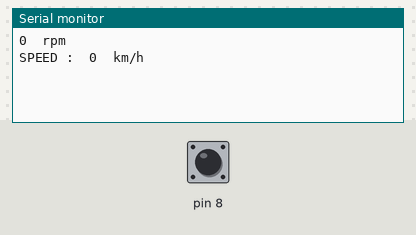
A sketch run on a simulated Arduino Uno, built with avr-gcc and run on an emulated ATmega328P. On the bench: the last lines printed to the serial monitor. The test bench sets the inputs (shaded band); at power-on: pin 8 HIGH.

Above: at 1.2 s.
1.3 s: pin 8 pulsed LOW 2 times (0.12 s each, 0.3 s apart)
At 2.9 s:
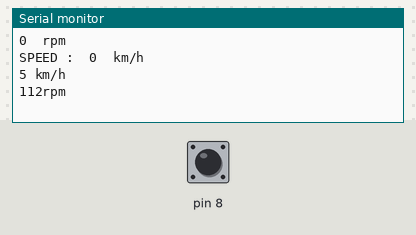
3.4 s: pin 8 driven LOW
At 4.3 s:
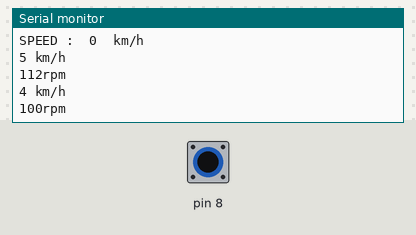

Measured:
- after the input at 1.3 s, the serial monitor: prints a new line after 0.30 s (image 1)
- after the input at 3.4 s, the serial monitor: prints a new line at once (image 2)

The sketch:

hiz_kodu.ino
```cpp
const float circumference = 75.36; // Write Wheel Circumference *cm -2*pi*r-
uint8_t hall_Thresh = 3; // "10 value +25rpm" set number of hall trips for RPM reading (higher improves accuracy) ----------> 5şer 5şer artıyoruz
uint8_t hall_Count; // Counter for each spin

// Calculation Speed
void calc_Speed(float passed_Time)
{

  // Calculation Wheel Speed
  float m_Speed = (circumference / 100000) * hall_Count / (passed_Time / 3600);
  Serial.print((int)m_Speed);
  Serial.println(" km/h");
}

// Calculation RPM
void calc_Rpm(float passed_Time)
{
  // Calculation RPM
  float rpm_Val =(hall_Count/passed_Time) * 60;
  Serial.print((int)rpm_Val);
  Serial.println("rpm");
}

void clear_LCD_RpmSpeed(float start_Time)
{
    // set 0 values on lcd screen
    float e_Time = millis();
    if((e_Time - start_Time) / 1000 > 12)
    {
    Serial.println("0  rpm");
    Serial.println("0  km/h");
    }
}

void setup() {
pinMode(8, INPUT);

Serial.begin(9600);
Serial.println("0  rpm");

Serial.print("SPEED : ");
Serial.println(" 0  km/h");

}

void loop() {
  // Initialize values
  hall_Count = 1;
  float start = millis();
  bool on_state = false;

  // Calculation Spin Time
  while (1) {
    if (digitalRead(8) == 0)
    {
      if (on_state == false)
      {
        on_state = true;
        hall_Count++;                   // Increase counter in each spin
      }
    }
    else
    {
      on_state = false;
    }

    clear_LCD_RpmSpeed(start);          // Control whether movement

    if (hall_Count >= hall_Thresh)      // Control counter overflow as threshold
    {
      break;
    }
  }

  // Calculation Passed Time
  float end_Time = millis();
  float time_Passed = (end_Time - start) / 1000;

  calc_Speed(time_Passed);
  calc_Rpm(time_Passed);

  //delay(1);// delay in between reads for stability
}
```
